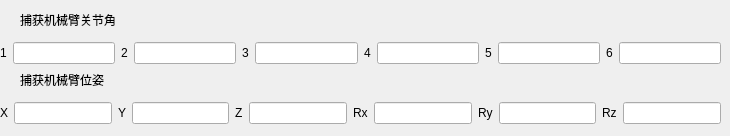
        <widget class="QWidget" name="page_5">
         <widget class="QLabel" name="label_87">
          <property name="geometry">
           <rect>
            <x>20</x>
            <y>10</y>
            <width>121</width>
            <height>19</height>
           </rect>
          </property>
          <property name="text">
           <string>捕获机械臂关节角</string>
          </property>
         </widget>
         <widget class="QLabel" name="label_90">
          <property name="geometry">
           <rect>
            <x>20</x>
            <y>70</y>
            <width>111</width>
            <height>19</height>
           </rect>
          </property>
          <property name="text">
           <string>捕获机械臂位姿</string>
          </property>
         </widget>
         <widget class="QWidget" name="layoutWidget">
          <property name="geometry">
           <rect>
            <x>0</x>
            <y>40</y>
            <width>721</width>
            <height>27</height>
           </rect>
          </property>
          <layout class="QGridLayout" name="gridLayout_3">
           <item row="0" column="0">
            <widget class="QLabel" name="label_55">
             <property name="text">
              <string>1</string>
             </property>
            </widget>
           </item>
           <item row="0" column="1">
            <widget class="QLineEdit" name="lineEdit_CJoint1"/>
           </item>
           <item row="0" column="2">
            <widget class="QLabel" name="label_50">
             <property name="text">
              <string>2</string>
             </property>
            </widget>
           </item>
           <item row="0" column="3">
            <widget class="QLineEdit" name="lineEdit_CJoint2"/>
           </item>
           <item row="0" column="4">
            <widget class="QLabel" name="label_54">
             <property name="text">
              <string>3</string>
             </property>
            </widget>
           </item>
           <item row="0" column="5">
            <widget class="QLineEdit" name="lineEdit_CJoint3"/>
           </item>
           <item row="0" column="6">
            <widget class="QLabel" name="label_53">
             <property name="text">
              <string>4</string>
             </property>
            </widget>
           </item>
           <item row="0" column="7">
            <widget class="QLineEdit" name="lineEdit_CJoint4"/>
           </item>
           <item row="0" column="8">
            <widget class="QLabel" name="label_46">
             <property name="text">
              <string>5</string>
             </property>
            </widget>
           </item>
           <item row="0" column="9">
            <widget class="QLineEdit" name="lineEdit_CJoint5"/>
           </item>
           <item row="0" column="10">
            <widget class="QLabel" name="label_48">
             <property name="text">
              <string>6</string>
             </property>
            </widget>
           </item>
           <item row="0" column="11">
            <widget class="QLineEdit" name="lineEdit_CJoint6"/>
           </item>
          </layout>
         </widget>
         <widget class="QWidget" name="layoutWidget_2">
          <property name="geometry">
           <rect>
            <x>0</x>
            <y>100</y>
            <width>721</width>
            <height>27</height>
           </rect>
          </property>
          <layout class="QGridLayout" name="gridLayout_7">
           <item row="0" column="0">
            <widget class="QLabel" name="label_78">
             <property name="text">
              <string>X</string>
             </property>
            </widget>
           </item>
           <item row="0" column="1">
            <widget class="QLineEdit" name="lineEdit_CPoseX"/>
           </item>
           <item row="0" column="2">
            <widget class="QLabel" name="label_77">
             <property name="text">
              <string>Y</string>
             </property>
            </widget>
           </item>
           <item row="0" column="3">
            <widget class="QLineEdit" name="lineEdit_CPoseY"/>
           </item>
           <item row="0" column="4">
            <widget class="QLabel" name="label_82">
             <property name="text">
              <string>Z</string>
             </property>
            </widget>
           </item>
           <item row="0" column="5">
            <widget class="QLineEdit" name="lineEdit_CPoseZ"/>
           </item>
           <item row="0" column="6">
            <widget class="QLabel" name="label_89">
             <property name="text">
              <string>Rx</string>
             </property>
            </widget>
           </item>
           <item row="0" column="7">
            <widget class="QLineEdit" name="lineEdit_CPoseRr"/>
           </item>
           <item row="0" column="8">
            <widget class="QLabel" name="label_80">
             <property name="text">
              <string>Ry</string>
             </property>
            </widget>
           </item>
           <item row="0" column="9">
            <widget class="QLineEdit" name="lineEdit_CPoseRp"/>
           </item>
           <item row="0" column="10">
            <widget class="QLabel" name="label_79">
             <property name="text">
              <string>Rz</string>
             </property>
            </widget>
           </item>
           <item row="0" column="11">
            <widget class="QLineEdit" name="lineEdit_CPoseRy"/>
           </item>
          </layout>
         </widget>
        </widget>
